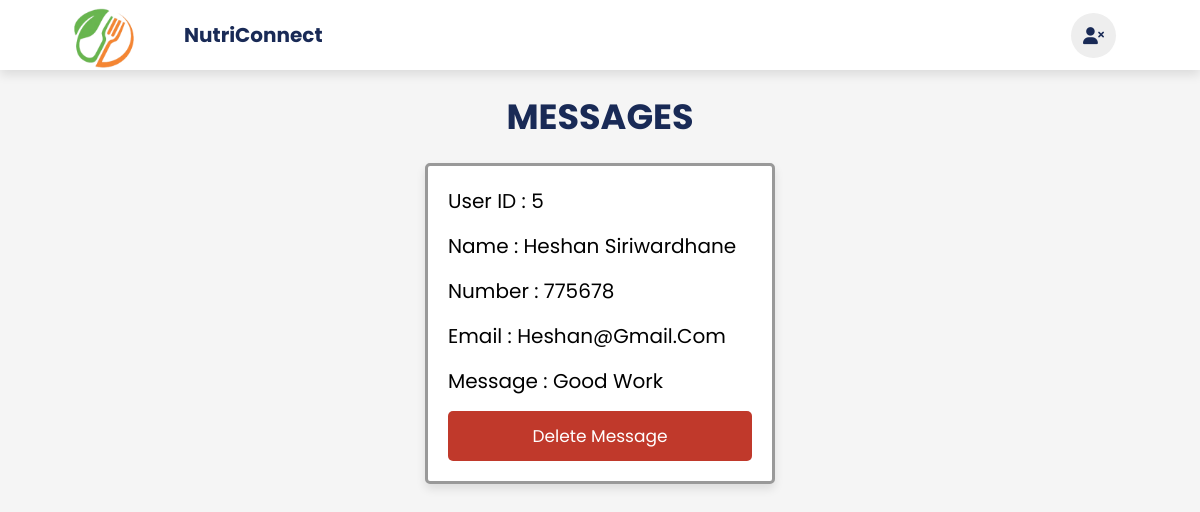
Screenshot of /admin_message.php (signed in) with the database file from the repository.
### tables this page shows
CREATE TABLE IF NOT EXISTS `message` (
  `id` int(100) NOT NULL AUTO_INCREMENT,
  `user_id` int(100) NOT NULL,
  `name` varchar(100) NOT NULL,
  `email` varchar(100) NOT NULL,
  `number` int(100) NOT NULL,
  `message` varchar(100) NOT NULL,
  PRIMARY KEY (`id`)
);

### admin_message.php (the view, shortened to what this page needs)
<?php
include 'connect.php';
?>
<!DOCTYPE html>
<html lang="en">
<head>
   <link rel="stylesheet" href="https://cdnjs.cloudflare.com/ajax/libs/font-awesome/6.0.0/css/all.min.css">
   <link rel="stylesheet" href="css/admin_styles.css">
</head>
<body>
<div class="headers">
    <a href="admin_home.php" class="logo">
        <div class="lo">
            <img src="images/logo1.png" style="width: 60px; height:60px">
        </div> NutriConnect</a>
        <div class="icons">
            <a href="admin_home.php" class="fa-solid fa-user-xmark"></a>
        </div>
    </div>
<section class="messages">
   <h1 class="heading"> Messages </h1>
   <div class="box-container">
   <?php
      $select_message = mysqli_query($conn, "SELECT * FROM `message`") or die('query failed');
      if(mysqli_num_rows($select_message) > 0){
         while($fetch_message = mysqli_fetch_assoc($select_message)){
   ?>
   <div class="box">
      <p> User ID : <span><?php echo $fetch_message['user_id']; ?></span> </p>
      <p> Name : <span><?php echo $fetch_message['name']; ?></span> </p>
      <p> Number : <span><?php echo $fetch_message['number']; ?></span> </p>
      <p> Email : <span><?php echo $fetch_message['email']; ?></span> </p>
      <p> Message : <span><?php echo $fetch_message['message']; ?></span> </p>
      <a href="admin_message.php?delete=<?php echo $fetch_message['id']; ?>" onclick="return confirm('Delete This Message?');" class="delete-btn">Delete Message</a>
   </div>
   <?php
      };
   }else{
      echo '<p class="empty">You Have No Messages!</p>';
   }
   ?>
   </div>
</section>
</body>
</html>

### css/admin_styles.css (style rules this page uses)
:root { --blue: #192a56; --red: #c0392b; --orange: #ff7800; --black: #000; --white: #fff; --bg-color: #eee; --light-bg: #f5f5f5; --dark-bg: rgba(0, 0, 0, .7); --box-shadow: 0 .5rem 1rem rgba(0, 0, 0, .1); --border: .3rem solid #999; }
* { font-family: 'Poppins', sans-serif; margin: 0; padding: 0; box-sizing: border-box; outline: none; border: none; text-decoration: none; text-transform: capitalize; }
html { font-size: 62.5%; overflow-x: hidden; }
body { background-color: var(--light-bg); }
section { padding: 3rem 2rem; }
.heading { text-align: center; font-size: 3.5rem; text-transform: uppercase; color: var(--blue); margin-top: 6rem; margin-bottom: 2rem; }
.headers { position: fixed; margin-bottom: 100px; top: 0; left: 0; right: 0; background: #fff; padding: 1rem 7%; display: flex; align-items: center; justify-content: space-between; z-index: 1000; box-shadow: var(--box-shadow); height: 70px; }
.headers .logo { color: var(--blue); font-size: 2rem; font-weight: bolder; margin-left: 100px; }
.headers .logo img { width: 50px; height: 50px; }
.headers .icons a { cursor: pointer; margin-left: .5rem; height: 4.5rem; line-height: 4.5rem; width: 4.5rem; text-align: center; font-size: 1.7rem; color: var(--blue); border-radius: 50%; background: #eee; }
.lo { position: fixed; margin-left: -110px; margin-top: -12px; }
.btn, .option-btn, .delete-btn { display: block; width: 100%; text-align: center; background-color: var(--blue); color: var(--white); font-size: 1.7rem; padding: 1.2rem 3rem; border-radius: .5rem; cursor: pointer; margin-top: 1rem; }
.delete-btn { margin-top: 10px; background-color: var(--red); }
.messages .box-container { display: grid; grid-template-columns: repeat(auto-fit, 35rem); justify-content: center; gap: 1.5rem; max-width: 1200px; margin: 0 auto; align-items: flex-start; }
.messages .box-container .box { background-color: var(--white); padding: 2rem; border: var(--border); box-shadow: var(--box-shadow); border-radius: .5rem; }
.messages .box-container .box p { padding-bottom: 1.5rem; font-size: 2rem; color: var(--light-color); line-height: 1.5; }
.messages .box-container .box p span { color: var(--purple); }
.messages .box-container .box .delete-btn { margin-top: 0; }

### rows the page displays
message: user "5", name "Heshan Siriwardhane", number "775678", email "Heshan@gmail.com", message "Good Work"
